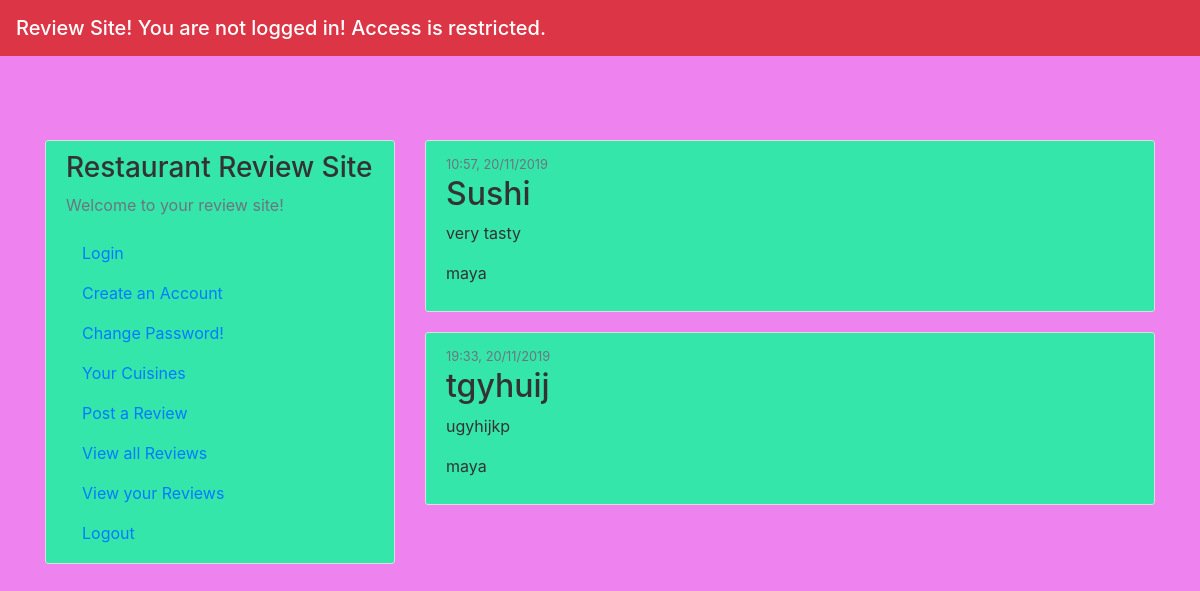
The page /view_all on the database as committed earlier.
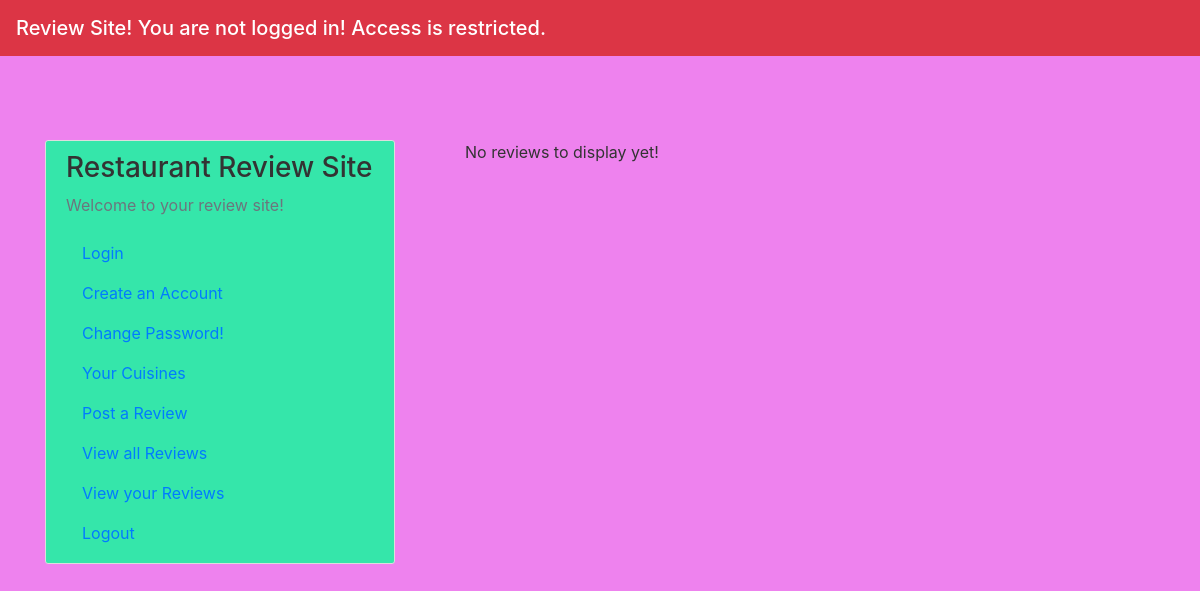
The same page on the database as committed later.
### app/models.py (models this page shows, shortened)
class Items(db.Model):
    id = db.Column(db.Integer, primary_key=True)
    restaurant = db.Column(db.String(20), unique=False, nullable=False)
    content = db.Column(db.String(120), unique=True, nullable=False)
    date_posted = db.Column(db.DateTime, nullable=False, default=datetime.utcnow)
    location_long = db.Column(db.String(120), unique=False, nullable=True)
    location_lat = db.Column(db.String(120), unique=False, nullable=True)
    user_id = db.Column(db.Integer, db.ForeignKey('accounts.id'), nullable=False)

### app/views.py (the view)
@app.route("/view_all")
def view_all():
    posts = Items.query.all()
    if posts == []:
        flash('No reviews to display yet!')
    else:
        for post in posts:
            post.username = Accounts.query.filter_by(id=Items.id).first().username
    return render_template('view_all.html', posts=posts)

### app/templates/view_all.html
{% extends "index.html" %}
{% block content %}
  {% with messages = get_flashed_messages() %}
    {% if messages %}
      <ul class=flashes>
      {% for message in messages %}
        <li>{{ message }}</li>
      {% endfor %}
      </ul>
    {% endif %}
  {% endwith %}
    {% for post in posts %}
        <article class="media content-section">
          <div class="media-body">
            <div class="article-metadata">
                <small class="text-muted">{{ post.date_posted.strftime("%H:%M, %d/%m/%Y") }} </small>
            </div>
            <h2><a class="article-title">{{ post.restaurant }}</a> </h2>
            <p class="article-content">{{ post.content }}</p>
            <p class="article-content">{{ post.username }}</p>
          </div>
        </article>
    {% endfor %}
{% endblock content %}

### app/templates/index.html (shortened to what this page needs)
<!DOCTYPE html>
<html lang="en">
  <head>
      <link rel="stylesheet" href="https://maxcdn.bootstrapcdn.com/bootstrap/4.0.0/css/bootstrap.min.css">
      <link rel="stylesheet" type="text/css" href="{{ url_for('static', filename='main.css') }}">
  </head>
  <body>
      <header class="site-header">
      <nav class="navbar navbar-dark bg-primary fixed-top bg-danger">
        <span class="navbar-brand mb-0 h1"> Review Site!
          {% if current_user.is_authenticated %}
          Hi {{ current_user.username }} you are logged in!
          {% else %}
          You are not logged in! Access is restricted.
          {% endif %}
        </span>
      </nav>
      </header>
      <main class="container">
        <div class="row">
          <div class="col-md-4">
            <div class="content-section">
              <h3> Restaurant Review Site</h3>
              <p class='text-muted'>Welcome to your review site! </p>
                <ul class="list-group">
                  <li><a class="nav-item nav-link" href="/login">Login</a> </li>
                  <li><a class="nav-item nav-link" href="/register">Create an Account</a></li>
                  <li><a class="nav-item nav-link" href="/password_change">Change Password!</a></li>
                  <li><a class="nav-item nav-link" href="/preferences">Your Cuisines</a></li>
                  <li><a class="nav-item nav-link" href="/post_rev">Post a Review</a></li>
                  <li><a class="nav-item nav-link" href="/view_all">View all Reviews</a></li>
                  <li><a class="nav-item nav-link" href="/view_user">View your Reviews</a></li>
                  <li><a class="nav-item nav-link" href="/logout" >Logout</a></li>
                </ul>
            </div>
          </div>
          <div class="col-md-8">
            {% block content %}{% endblock %}
          </div>
        </div>
      </main>
  </body>
</html>

### app/static/main.css (style rules this page uses)
body { background: #61B2E3; color: #333333; margin-top: 5rem; padding: 60px 0; background-color: rgb(238, 130, 238); }
.content-section { background: #ffffff; padding: 10px 20px; border: 1px solid #dddddd; border-radius: 3px; margin-bottom: 20px; }
ul { list-style-type:none; }
.navbar { background-color: pink; }

Rows that differ between the two databases and show on the page:
removed Items: date_posted "10:57, 20/11/2019", restaurant "Sushi", content "very tasty", username "maya"
removed Items: date_posted "19:33, 20/11/2019", restaurant "tgyhuij", content "ugyhijkp", username "maya"
Other text that changed with them:
new list line: "No reviews to display yet!"
